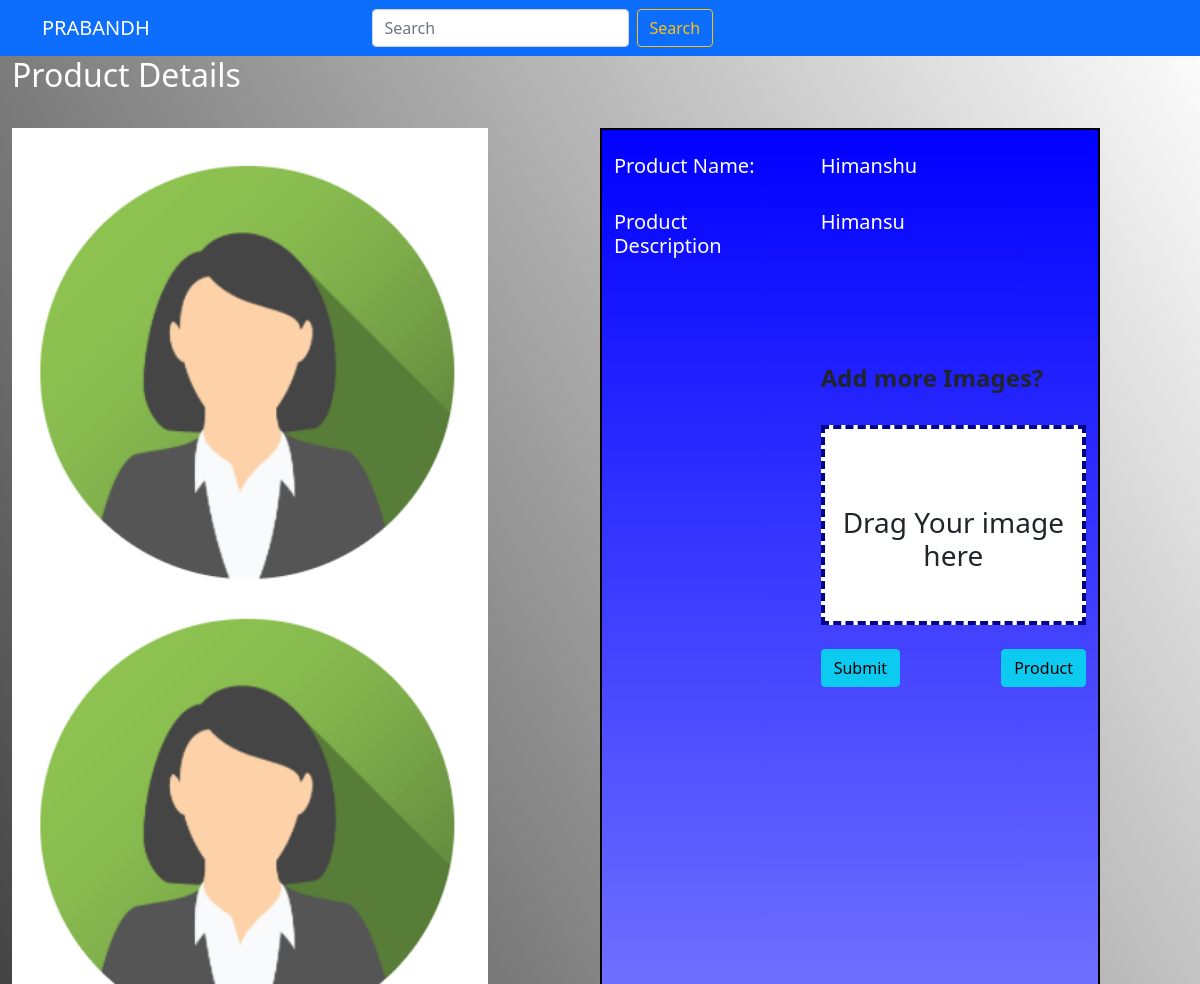
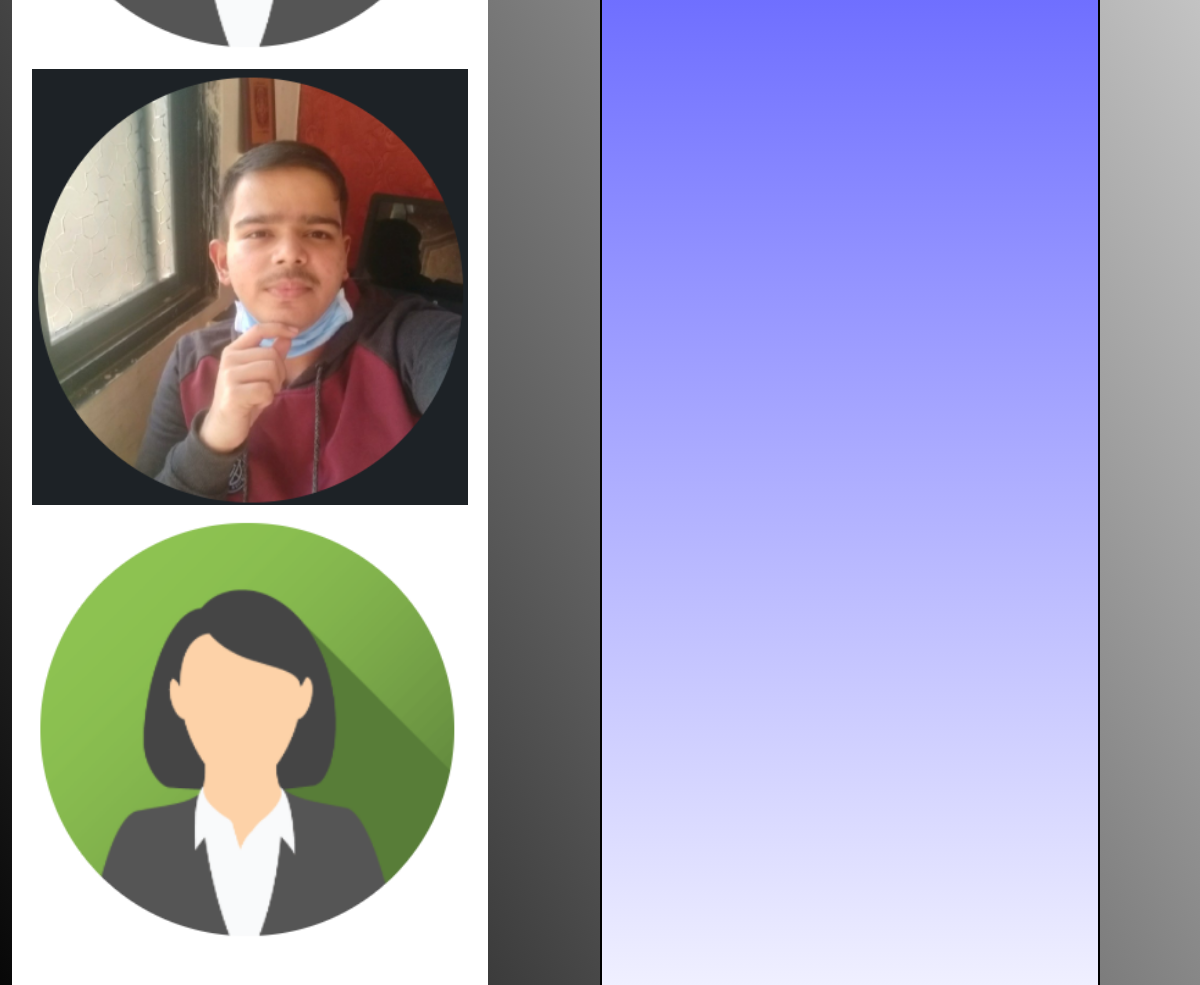
Screenshot of /Image/4 (signed in) with the database file from the repository (2 pictures, top to bottom).
### Rent/models.py (models this page shows)
class Product(models.Model):
    seller_of_item=models.ForeignKey(Seller,related_name='seller_of_item', on_delete=models.CASCADE)
    availability=models.BooleanField(default=True)
    title=models.CharField(max_length=20)
    category = models.ForeignKey(Category, on_delete=models.SET_NULL, blank=True, null=True)
    subcategory=models.ForeignKey(Subcategory,on_delete=models.SET_NULL, blank=True, null=True)
    rental_price=models.IntegerField()
    about=models.TextField()
    deposit=models.IntegerField()
    image_of_product=models.ImageField(upload_to='title_photos')
    def __str__(self):
        return self.title

### Rent/views.py (the view)
# urls.py: path('Image/<prod_id>',views.Prod_view,name="Prod_view"),
def Prod_view(request,prod_id):
    request.session['p_id']=prod_id
    ppk=prod_id
    obj = Ratings.objects.filter(rating_for_product = Product.objects.get(id=ppk))
    context={
        'Product':Photo.objects.filter(product_photo__id=ppk),
        'pro':Product.objects.get(id=ppk),
        'pform':PhotoForm,
        'object': obj
    }
    print(Photo.objects.filter(product_photo__id=ppk))
    print(Product.objects.get(id=ppk))
    if str(request.user)==str(Product.objects.get(id=ppk).seller_of_item):
        print(str(request.user)+" "+str(Product.objects.get(id=ppk).seller_of_item))
        return render(request,'Rent/ProdView.html',context)
    else:
        print(str(request.user)+" "+str(Product.objects.get(id=ppk).seller_of_item))
        return render(request,'Rent/ProdViewCust.html',context)

### User/models.py (called while the page is built)
    def __str__(self):
        return self.seller.username

### Rent/templates/Rent/ProdView.html (shortened to what this page needs)
{% extends 'User/basic.html' %}
{% load static %}
{% block css %}
<link rel="stylesheet" href="{% static 'Rent/css/ProdView.css' %}?{% now "U" %}">
{% endblock %}
{% block content %}
<div class="container-fluid">
    <div class="row">
        <h2>Product Details</h2>
        <br>
        <br>
        <br>
        <div class="col-sm-5 left1">
            <div class="col-12 left">
                {% include 'Rent/loop.html' %}
            </div>
        </div>
        <div class="col-sm-1"></div>
        <div class="col-sm-5 right col-xs-12"  style="border: 2px solid black;">
            <div class="row">
                <div class="col-12">
                    <br>
                    <div class="row">
                        <div class="col-5">
                            <h5>Product Name: </h5>
                        </div>
                        <div class="col-7">
                            <h5>{{ pro.title }}</h5>
                        </div>
                    </div>
                    <br>
                    <div class="row">
                        <div class="col-5">
                            <h5>Product Description</h5>
                        </div>
                        <div class="col-7">
                            <div class="aboutblock">
                                <h5>{{ pro.about }}</h5>
                            </div>
                            <br>
                            <form method="POST" class="photoform" enctype="multipart/form-data">
                                <div class="row">
                                    <h4 for="id_photo"><strong>Add more Images?</strong></h4>
                                </div>
                                <br>
                                <div class="row filecon container-fluid">
                                    <div class="col-4 imagecover h-100">
                                        <div class="drag">
                                            <h3>Drag Your image here</h3>
                                        </div>
                                    </div>
                                </div>
                                <br>
                                <div class="row">
                                    <div class="col-sm">
                                        <button class="btn btn-info file" data-val="{{ pro.id }}" type="submit">Submit</button>
                                    </div>
                                    <div class="col-sm product">
                                        <a href="{% url 'product' %}" class="btn btn-info">Product</a>
                                    </div>
                                </div>
                            </form>
                        </div>
                    </div>
                </div>
            </div>
        </div>
    </div>
</div>
{% endblock %}

### Rent/templates/Rent/loop.html (shortened to what this page needs)
    <div class="col-12 k">
        <div class="imgb">
            <img src="{{ pro.image_of_product.url }}">
        </div>
        {% for p in Product %}
            <div class="imgb">
            </div>
        {% endfor %}
    </div>

### Rent/static/Rent/css/ProdView.css (style rules this page uses)
.imgb { background-color: #999; width: inherit; height: inherit; display: inline-block; }
.imgb img { width: inherit !important; height: inherit !important; }
.left1 { height: 100vh; overflow: hidden; }
.left { background-color: white; transition: 0.5s ease-in; padding: 20px; overflow: hidden; height: inherit; overflow-y: scroll; }
.right { background-image: linear-gradient(blue, white); height: 100vh; }
.imgb { position: relative; }
.filecon { background-color: #ffffff; height: 200px; margin: 0; padding: 0px; }
.imagecover { border: 4px dashed darkblue; position: relative; padding: 0; width: inherit; height: 100%; transition: 0.5s ease-in; }
.drag { text-align: center; align-self: center; position: relative; top: 40%; }
.aboutblock { display: block; word-wrap: break-word; overflow: hidden; overflow-y: scroll; height: 130px; border-radius: 1px; }
h5, h2 { color: white; }
body { background-image: linear-gradient(to top right, black, white); }

### rows the page displays
Product: image_of_product (picture), title "Himanshu", about "Himansu"
